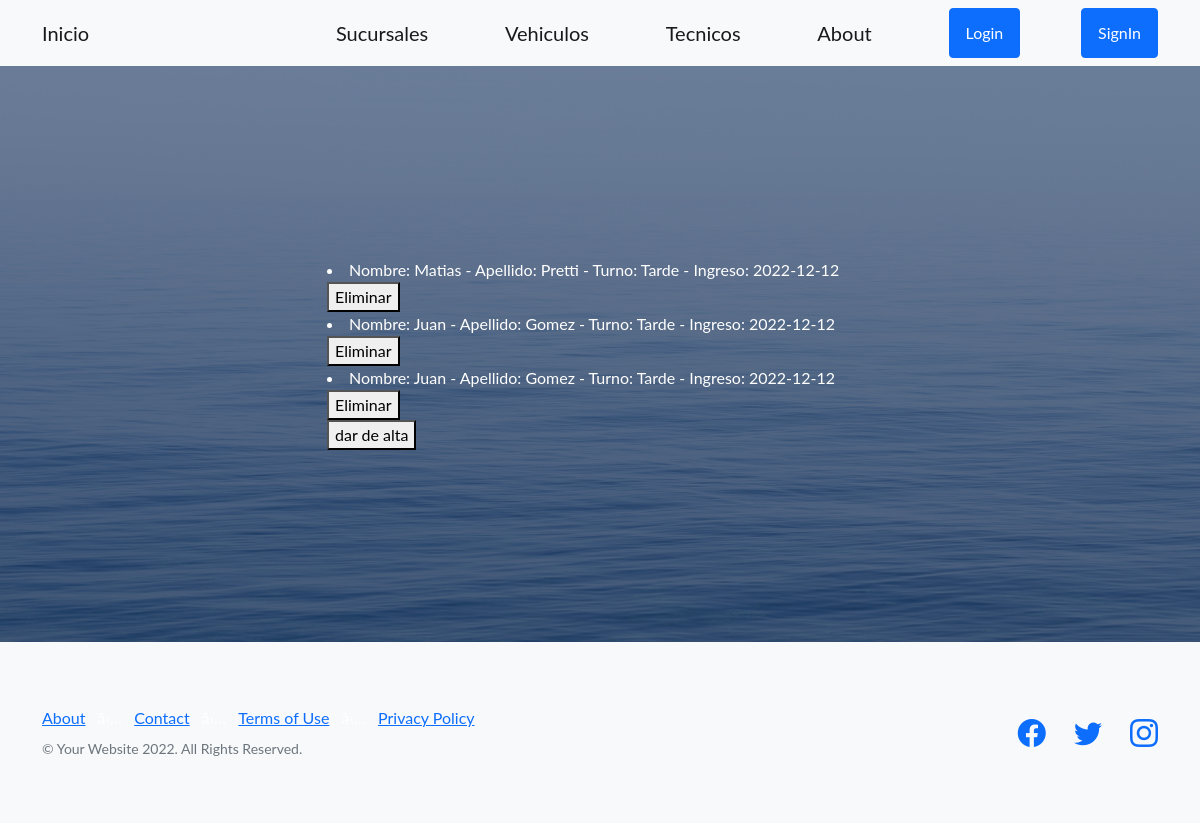
/readtec/, run on the app's committed database.
### app_final/models.py (models this page shows)
class Tecnicos(models.Model):
    nombre = models.CharField(max_length=40)
    apellido = models.CharField(max_length=40)
    turno = models.CharField(max_length=40)
    fecha_ingreso = models.DateField()
    def __str__(self):
        return f'Nombre: {self.nombre} - Apellido: {self.apellido} - Turno: {self.turno} - Ingreso: {self.fecha_ingreso}'

### app_final/views.py (the view)
# urls.py: path('readtec/', ReadTecnicos, name='readtec'),
def ReadTecnicos(request):
    tecnicos = Tecnicos.objects.all()
    contexto = {'Tecnicos': tecnicos}
    return render(request, 'ReadTecnicos.html', contexto)

### Final/Templates/ReadTecnicos.html
{% extends 'padre.html' %}
{% block bloqueLibre1 %}
<body style="color: rgb(255, 255, 255)">
    {% for t in Tecnicos %}
        <li>{{t}}</li>
        <div>
            <form action="{% url 'deltec' t.nombre %}"  method="POST"> {% csrf_token %}
                <button type="submit">Eliminar</button>
            </form>
        </div>
    {% endfor %}
        <div>
    <form action="{% url 'formtec'%}">
        <button type="submit">dar de alta</button>
    </form>
        </div>
</body>
{% endblock bloqueLibre1 %}

### data on the page
Tecnicos: nombre+apellido+turno "Nombre: Matias - Apellido: Pretti - Turno: Tarde - Ingreso: 2022-12-12"
Tecnicos: nombre+apellido+turno "Nombre: Juan - Apellido: Gomez - Turno: Tarde - Ingreso: 2022-12-12"
Tecnicos: nombre+apellido+turno "Nombre: Juan - Apellido: Gomez - Turno: Tarde - Ingreso: 2022-12-12"
